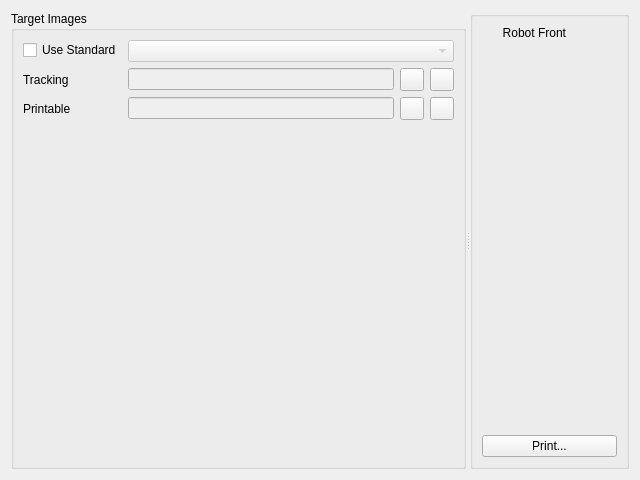
<?xml version="1.0" encoding="UTF-8"?>
<ui version="4.0">
 <class>TargetsToolWidget</class>
 <widget class="QWidget" name="TargetsToolWidget">
  <property name="geometry">
   <rect>
    <x>0</x>
    <y>0</y>
    <width>640</width>
    <height>480</height>
   </rect>
  </property>
  <property name="windowTitle">
   <string>Form</string>
  </property>
  <layout class="QHBoxLayout" name="horizontalLayout_3">
   <item>
    <widget class="QSplitter" name="splitter_3">
     <property name="orientation">
      <enum>Qt::Horizontal</enum>
     </property>
     <widget class="QGroupBox" name="groupBox">
      <property name="title">
       <string>Target Images</string>
      </property>
      <layout class="QFormLayout" name="formLayout">
       <item row="0" column="0">
        <widget class="QCheckBox" name="m_useStandard">
         <property name="enabled">
          <bool>true</bool>
         </property>
         <property name="text">
          <string>Use Standard</string>
         </property>
        </widget>
       </item>
       <item row="0" column="1">
        <widget class="QComboBox" name="m_targetTypeComboBox">
         <property name="enabled">
          <bool>false</bool>
         </property>
         <property name="sizePolicy">
          <sizepolicy hsizetype="Expanding" vsizetype="Fixed">
           <horstretch>0</horstretch>
           <verstretch>0</verstretch>
          </sizepolicy>
         </property>
        </widget>
       </item>
       <item row="1" column="0">
        <widget class="QLabel" name="label">
         <property name="text">
          <string>Tracking</string>
         </property>
        </widget>
       </item>
       <item row="1" column="1">
        <layout class="QHBoxLayout" name="horizontalLayout_21">
         <item>
          <widget class="QLineEdit" name="m_trackingTargetFileNameEdit">
           <property name="enabled">
            <bool>false</bool>
           </property>
          </widget>
         </item>
         <item>
          <widget class="QToolButton" name="m_browseTrackingBtn">
           <property name="enabled">
            <bool>true</bool>
           </property>
           <property name="sizePolicy">
            <sizepolicy hsizetype="Fixed" vsizetype="Fixed">
             <horstretch>1</horstretch>
             <verstretch>0</verstretch>
            </sizepolicy>
           </property>
           <property name="text">
            <string/>
           </property>
           <property name="icon">
            <iconset resource="../../res/resources.qrc">
             <normaloff>:/search.png</normaloff>:/search.png</iconset>
           </property>
           <property name="checkable">
            <bool>true</bool>
           </property>
          </widget>
         </item>
         <item>
          <widget class="QToolButton" name="m_clearTrackingBtn">
           <property name="enabled">
            <bool>true</bool>
           </property>
           <property name="sizePolicy">
            <sizepolicy hsizetype="Fixed" vsizetype="Fixed">
             <horstretch>1</horstretch>
             <verstretch>0</verstretch>
            </sizepolicy>
           </property>
           <property name="text">
            <string/>
           </property>
           <property name="icon">
            <iconset resource="../../res/resources.qrc">
             <normaloff>:/clear.png</normaloff>:/clear.png</iconset>
           </property>
           <property name="checkable">
            <bool>true</bool>
           </property>
          </widget>
         </item>
        </layout>
       </item>
       <item row="2" column="0">
        <widget class="QLabel" name="label_5">
         <property name="text">
          <string>Printable</string>
         </property>
        </widget>
       </item>
       <item row="2" column="1">
        <layout class="QHBoxLayout" name="horizontalLayout_22">
         <item>
          <widget class="QLineEdit" name="m_printableTargetFileNameEdit">
           <property name="enabled">
            <bool>false</bool>
           </property>
          </widget>
         </item>
         <item>
          <widget class="QToolButton" name="m_browsePrintableBtn">
           <property name="enabled">
            <bool>true</bool>
           </property>
           <property name="sizePolicy">
            <sizepolicy hsizetype="Fixed" vsizetype="Fixed">
             <horstretch>1</horstretch>
             <verstretch>0</verstretch>
            </sizepolicy>
           </property>
           <property name="text">
            <string/>
           </property>
           <property name="icon">
            <iconset resource="../../res/resources.qrc">
             <normaloff>:/search.png</normaloff>:/search.png</iconset>
           </property>
           <property name="checkable">
            <bool>true</bool>
           </property>
          </widget>
         </item>
         <item>
          <widget class="QToolButton" name="m_clearPrintableBtn">
           <property name="enabled">
            <bool>true</bool>
           </property>
           <property name="sizePolicy">
            <sizepolicy hsizetype="Fixed" vsizetype="Fixed">
             <horstretch>1</horstretch>
             <verstretch>0</verstretch>
            </sizepolicy>
           </property>
           <property name="text">
            <string/>
           </property>
           <property name="icon">
            <iconset resource="../../res/resources.qrc">
             <normaloff>:/clear.png</normaloff>:/clear.png</iconset>
           </property>
           <property name="checkable">
            <bool>true</bool>
           </property>
          </widget>
         </item>
        </layout>
       </item>
      </layout>
     </widget>
     <widget class="QGroupBox" name="groupBox_4">
      <property name="sizePolicy">
       <sizepolicy hsizetype="Preferred" vsizetype="Preferred">
        <horstretch>0</horstretch>
        <verstretch>100</verstretch>
       </sizepolicy>
      </property>
      <property name="title">
       <string/>
      </property>
      <layout class="QGridLayout" name="gridLayout">
       <item row="0" column="0">
        <layout class="QHBoxLayout" name="horizontalLayout_24">
         <item>
          <widget class="QLabel" name="label_2">
           <property name="text">
            <string>Robot Front</string>
           </property>
           <property name="alignment">
            <set>Qt::AlignRight|Qt::AlignTrailing|Qt::AlignVCenter</set>
           </property>
          </widget>
         </item>
         <item>
          <widget class="QLabel" name="label_3">
           <property name="maximumSize">
            <size>
             <width>45</width>
             <height>40</height>
            </size>
           </property>
           <property name="text">
            <string/>
           </property>
           <property name="pixmap">
            <pixmap resource="../../res/resources.qrc">:/forward.png</pixmap>
           </property>
          </widget>
         </item>
        </layout>
       </item>
       <item row="1" column="0">
        <widget class="ImageView" name="m_imageView">
         <property name="sizePolicy">
          <sizepolicy hsizetype="Expanding" vsizetype="Expanding">
           <horstretch>0</horstretch>
           <verstretch>100</verstretch>
          </sizepolicy>
         </property>
        </widget>
       </item>
       <item row="3" column="0">
        <layout class="QHBoxLayout" name="horizontalLayout_23">
         <item>
          <widget class="QPushButton" name="m_printTargetBtn">
           <property name="text">
            <string>Print...</string>
           </property>
          </widget>
         </item>
        </layout>
       </item>
       <item row="2" column="0">
        <spacer name="verticalSpacer">
         <property name="orientation">
          <enum>Qt::Vertical</enum>
         </property>
         <property name="sizeHint" stdset="0">
          <size>
           <width>20</width>
           <height>100</height>
          </size>
         </property>
        </spacer>
       </item>
      </layout>
     </widget>
    </widget>
   </item>
  </layout>
 </widget>
 <customwidgets>
  <customwidget>
   <class>ImageView</class>
   <extends>QFrame</extends>
   <header>ImageView.h</header>
   <container>1</container>
  </customwidget>
 </customwidgets>
 <resources>
  <include location="../../res/resources.qrc"/>
 </resources>
 <connections/>
</ui>
